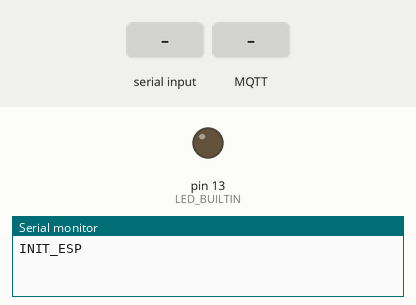
Recording of a sketch running on a simulated Arduino Uno, built for the host (arithmetic inside an expression is 32-bit, double 64-bit). Parts: output pins drawn as LEDs (lit = HIGH), the last lines printed to the serial monitor. Inputs (shaded band) come from the test bench. No MQTT or app messages arrive unless stated.

Above: at 0.8 s.
0.9 s: "1\n" received over Serial
At 3.6 s:
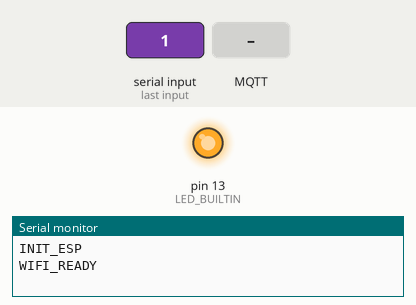
3.9 s: MQTT message "1" arrives on the first subscribed topic
5.4 s: MQTT message "on" arrives on the first subscribed topic
6.9 s: MQTT message "off" arrives on the first subscribed topic
Timing chart, 0 to 9.4 s (numbered marks = the images above; inputs shaded):
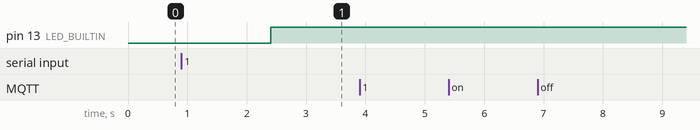

The sketch:

esp-mqtt-client.ino
```cpp
#include "EspMQTTClient.h"
#include <ArduinoJson.h>

#define MAX_LEN 255   // make sure it is sufficient for your data
#define WIFI_READY 201

bool led = LOW;
char incomingSerial[MAX_LEN];
uint8_t count = 0;
bool configured = false;
unsigned int reconnectTimer = 1;

StaticJsonDocument<200> configurationData;

EspMQTTClient mqttClient;

void setup() {
  pinMode(LED_BUILTIN, OUTPUT);
  Serial.begin(9600);
  initializeMqttClient();
}

void initializeMqttClient() {
  Serial.print("\n"); //Make shure message is not prepended by some ESP internal messages
  Serial.println("INIT_ESP");
  while(!configured) {
    while(!readSerialMessage()) {
      if(millis() > 10000 * reconnectTimer) {
        Serial.println("INIT_ESP");
        reconnectTimer++;
      }
      //waiting for configuration via serial

    }
    deserializeIncomingConfiguration();

    mqttClient.setWifiCredentials(configurationData["ssid"], configurationData["password"]);
    mqttClient.setMqttClientName(configurationData["client"]);
    mqttClient.setMqttServer(configurationData["broker"], "", "", configurationData["port"]);

    configured = true;
  }
}

void loop() {
  mqttClient.loop(); // mandatory for mqtt client!
  if(readSerialMessage()) {
    mqttClient.publish("sensor", incomingSerial);
  }
}

void deserializeIncomingConfiguration() {
  if(incomingSerial[0] != '{') {
    return;
  }
  DeserializationError err = deserializeJson(configurationData, incomingSerial);
  if (err) {
    Serial.print(F("deserializeJson() failed with code "));
    Serial.print(err.f_str());
    return;
  }
}

void onConnectionEstablished() {
  Serial.println("");
  Serial.println("WIFI_READY");
  digitalWrite(LED_BUILTIN, HIGH);

  mqttClient.subscribe("act", [] (const String &payload)  {
    Serial.println(payload);
  });
}

bool readSerialMessage() {
  while (Serial.available() > 0) {
    char c = Serial.read();
    if (c == '\n') {
      incomingSerial[count] = '\0';         // terminating null byte
      count = 0;
      return true;
    }
    else {
      if (count < (MAX_LEN - 1)) {
        incomingSerial[count++] = c;
      }
    }
  }
  return false;
}
```

Measured:
- after the input at 0.9 s, pin 13 (LED_BUILTIN): LOW → HIGH after 1.5 s
